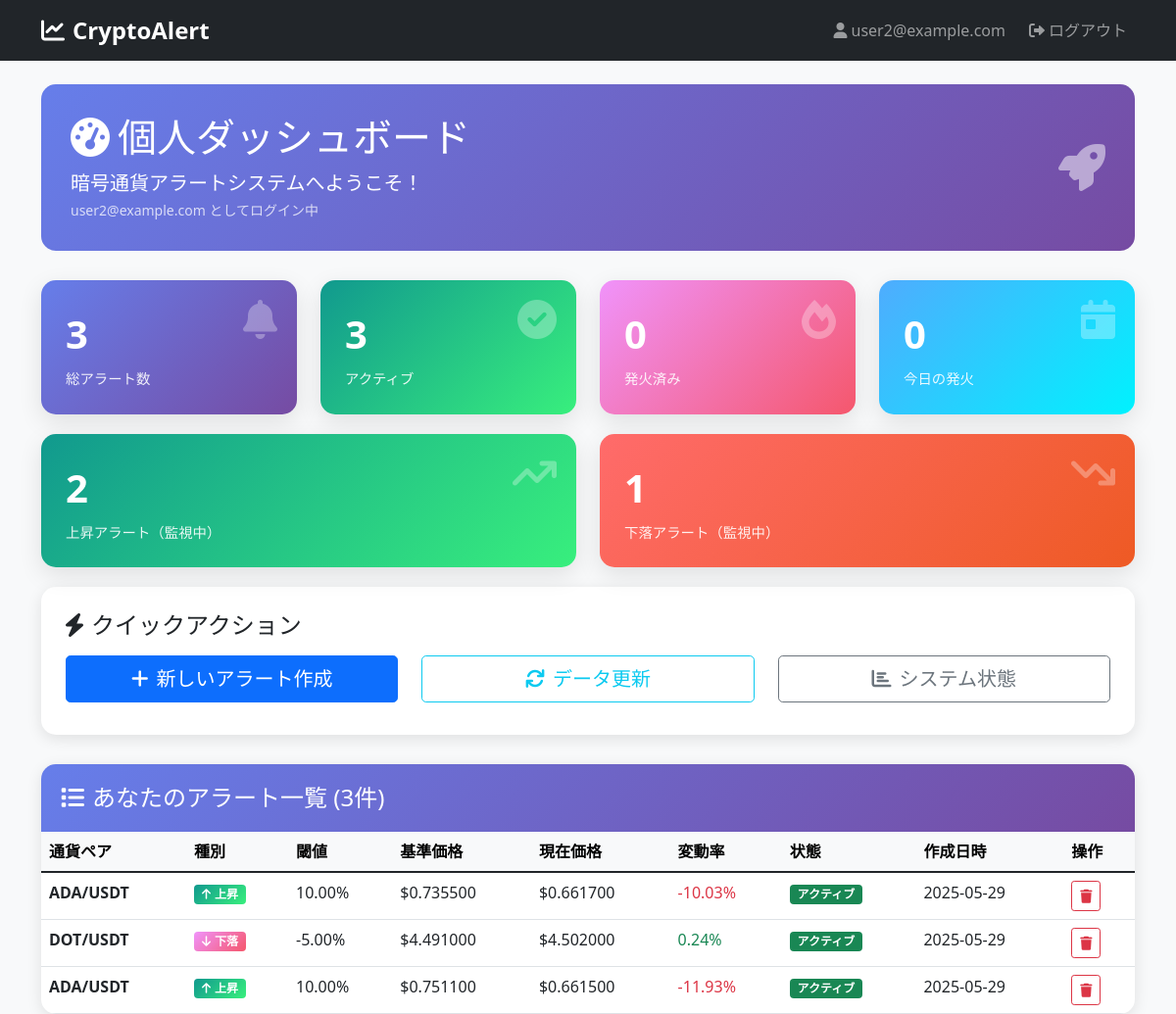
/dashboard (signed in), run on the app's committed database.
### tables this page shows
CREATE TABLE users (
                    id INTEGER PRIMARY KEY AUTOINCREMENT,
                    email VARCHAR(255) UNIQUE NOT NULL,
                    email_hash VARCHAR(64) NOT NULL,
                    created_at TIMESTAMP DEFAULT CURRENT_TIMESTAMP,
                    last_active TIMESTAMP DEFAULT CURRENT_TIMESTAMP,
                    is_active BOOLEAN DEFAULT 1,
                    daily_alert_count INTEGER DEFAULT 0,
                    plan VARCHAR(20) DEFAULT 'free',
                    unsubscribe_token VARCHAR(64) UNIQUE
                , password_hash VARCHAR(255), is_registered BOOLEAN DEFAULT 0, last_login TIMESTAMP);

CREATE TABLE alerts (
                    id INTEGER PRIMARY KEY AUTOINCREMENT,
                    user_id INTEGER NOT NULL,
                    symbol VARCHAR(20) NOT NULL,
                    base_symbol VARCHAR(10) NOT NULL,
                    threshold_percent DECIMAL(5,2) NOT NULL,
                    base_price DECIMAL(15,8) NOT NULL,
                    current_price DECIMAL(15,8),
                    status VARCHAR(20) DEFAULT 'active',
                    created_at TIMESTAMP DEFAULT CURRENT_TIMESTAMP,
                    triggered_at TIMESTAMP,
                    last_checked TIMESTAMP,
                    check_interval INTEGER DEFAULT 60,
                    alert_token VARCHAR(64) UNIQUE,
                    metadata TEXT, alert_type VARCHAR(10) DEFAULT 'rise',
                    FOREIGN KEY (user_id) REFERENCES users (id) ON DELETE CASCADE
                );

### app.py (the view)
@app.route('/dashboard')
@login_required
def dashboard():
    try:
        user_alerts = db.get_user_alerts(current_user.email)
        total_alerts = len(user_alerts)
        active_alerts = len([a for a in user_alerts if a['status'] == 'active'])
        triggered_alerts = len([a for a in user_alerts if a['status'] == 'triggered'])
        rise_alerts = len([a for a in user_alerts if a.get('alert_type', 'rise') == 'rise' and a['status'] == 'active'])
        fall_alerts = len([a for a in user_alerts if a.get('alert_type', 'rise') == 'fall' and a['status'] == 'active'])
        today = datetime.now().date()
        today_triggered = len([a for a in user_alerts if
                              a.get('triggered_at') and
                              datetime.fromisoformat(a['triggered_at']).date() == today])
        user_stats = {
            'total_alerts': total_alerts,
            'active_alerts': active_alerts,
            'triggered_alerts': triggered_alerts,
            'rise_alerts': rise_alerts,
            'fall_alerts': fall_alerts,
            'today_triggered': today_triggered
        }
        return render_template('dashboard.html',
                             user=current_user,
                             alerts=user_alerts,
                             stats=user_stats)
    except Exception as e:
        flash(f'ダッシュボード読み込みエラー: {str(e)}', 'error')
        return redirect(url_for('index'))

### app.py (called while the page is built)
@login_manager.user_loader
def load_user(user_id):
    return db.get_user_by_id(int(user_id))

### database_schema.py (called while the page is built)
    def get_user_by_id(self, user_id: int) -> Optional[User]:
        with sqlite3.connect(self.db_file) as conn:
            conn.row_factory = sqlite3.Row
            cursor = conn.execute("""
                SELECT * FROM users WHERE id = ? AND is_active = 1
            """, (user_id,))
            result = cursor.fetchone()
            return User(dict(result)) if result else None

    def get_user_alerts(self, email: str) -> List[Dict]:
        with sqlite3.connect(self.db_file) as conn:
            conn.row_factory = sqlite3.Row
            cursor = conn.execute("""
                SELECT a.*, u.email
                FROM alerts a
                JOIN users u ON a.user_id = u.id
                WHERE u.email = ?
                ORDER BY a.created_at DESC
            """, (email.lower().strip(),))
            alerts = []
            for row in cursor.fetchall():
                alert = dict(row)
                if not alert.get('alert_type'):
                    alert['alert_type'] = 'rise'
                alerts.append(alert)
            return alerts

### templates/dashboard.html (shortened to what this page needs)
<!DOCTYPE html>
<html lang="ja">
<head>
    <link href="https://cdn.jsdelivr.net/npm/bootstrap@5.1.3/dist/css/bootstrap.min.css" rel="stylesheet">
    <link href="https://cdnjs.cloudflare.com/ajax/libs/font-awesome/6.0.0/css/all.min.css" rel="stylesheet">
</head>
<body>
    <nav class="navbar navbar-expand-lg navbar-dark bg-dark">
        <div class="container">
            <a class="navbar-brand" href="/dashboard">
                <i class="fas fa-chart-line me-2"></i>CryptoAlert
            </a>
            <div class="navbar-nav ms-auto">
                <span class="navbar-text me-3">
                    <i class="fas fa-user me-1"></i>{{ user.email }}
                </span>
                <a class="nav-link" href="/auth/logout">
                    <i class="fas fa-sign-out-alt me-1"></i>ログアウト
                </a>
            </div>
        </div>
    </nav>
    <div class="container mt-4">
        <div class="welcome-section">
            <div class="row align-items-center">
                <div class="col-md-8">
                    <h1 class="mb-2">
                        <i class="fas fa-tachometer-alt me-2"></i>個人ダッシュボード
                    </h1>
                    <p class="mb-0 fs-5">暗号通貨アラートシステムへようこそ！</p>
                    <small class="opacity-75">{{ user.email }} としてログイン中</small>
                </div>
                <div class="col-md-4 text-end">
                    <i class="fas fa-rocket fa-3x opacity-50"></i>
                </div>
            </div>
        </div>
        <div class="row">
            <div class="col-md-3 col-sm-6">
                <div class="stat-card primary position-relative">
                    <i class="fas fa-bell stat-icon"></i>
                    <div class="stat-number">{{ stats.total_alerts }}</div>
                    <div class="stat-label">総アラート数</div>
                </div>
            </div>
            <div class="col-md-3 col-sm-6">
                <div class="stat-card success position-relative">
                    <i class="fas fa-check-circle stat-icon"></i>
                    <div class="stat-number">{{ stats.active_alerts }}</div>
                    <div class="stat-label">アクティブ</div>
                </div>
            </div>
            <div class="col-md-3 col-sm-6">
                <div class="stat-card warning position-relative">
                    <i class="fas fa-fire stat-icon"></i>
                    <div class="stat-number">{{ stats.triggered_alerts }}</div>
                    <div class="stat-label">発火済み</div>
                </div>
            </div>
            <div class="col-md-3 col-sm-6">
                <div class="stat-card info position-relative">
                    <i class="fas fa-calendar-day stat-icon"></i>
                    <div class="stat-number">{{ stats.today_triggered }}</div>
                    <div class="stat-label">今日の発火</div>
                </div>
            </div>
        </div>
        <div class="row">
            <div class="col-md-6">
                <div class="stat-card success position-relative">
                    <i class="fas fa-arrow-trend-up stat-icon"></i>
                    <div class="stat-number">{{ stats.rise_alerts }}</div>
                    <div class="stat-label">上昇アラート（監視中）</div>
                </div>
            </div>
            <div class="col-md-6">
                <div class="stat-card danger position-relative">
                    <i class="fas fa-arrow-trend-down stat-icon"></i>
                    <div class="stat-number">{{ stats.fall_alerts }}</div>
                    <div class="stat-label">下落アラート（監視中）</div>
                </div>
            </div>
        </div>
        <div class="quick-actions">
            <h4 class="mb-3">
                <i class="fas fa-bolt me-2"></i>クイックアクション
            </h4>
            <div class="row">
                <div class="col-md-4">
                    <a href="/create" class="btn btn-primary btn-lg w-100 mb-2">
                        <i class="fas fa-plus me-2"></i>新しいアラート作成
                    </a>
                </div>
                <div class="col-md-4">
                    <button class="btn btn-outline-info btn-lg w-100 mb-2" onclick="refreshDashboard()">
                        <i class="fas fa-refresh me-2"></i>データ更新
                    </button>
                </div>
                <div class="col-md-4">
                    <a href="/api/status" class="btn btn-outline-secondary btn-lg w-100 mb-2" target="_blank">
                        <i class="fas fa-chart-bar me-2"></i>システム状態
                    </a>
                </div>
            </div>
        </div>
        {% if alerts %}
        <div class="alert-table">
            <div class="table-header">
                <h4 class="mb-0">
                    <i class="fas fa-list me-2"></i>あなたのアラート一覧 ({{ alerts|length }}件)
                </h4>
            </div>
            <div class="table-responsive">
                <table class="table table-hover mb-0">
                    <thead class="table-light">
                        <tr>
                            <th>通貨ペア</th>
                            <th>種別</th>
                            <th>閾値</th>
                            <th>基準価格</th>
                            <th>現在価格</th>
                            <th>変動率</th>
                            <th>状態</th>
                            <th>作成日時</th>
                            <th>操作</th>
                        </tr>
                    </thead>
                    <tbody>
                        {% for alert in alerts %}
                        <tr>
                            <td>
                                <strong>{{ alert.base_symbol }}/USDT</strong>
                            </td>
                            <td>
                                {% if alert.alert_type == 'rise' %}
                                    <span class="badge badge-rise">
                                        <i class="fas fa-arrow-up me-1"></i>上昇
                                    </span>
                                {% else %}
                                    <span class="badge badge-fall">
                                        <i class="fas fa-arrow-down me-1"></i>下落
                                    </span>
                                {% endif %}
                            </td>
                            <td>{{ "%.2f"|format(alert.threshold_percent) }}%</td>
                            <td>${{ "%.6f"|format(alert.base_price) }}</td>
                            <td>
                                {% if alert.current_price %}
                                    ${{ "%.6f"|format(alert.current_price) }}
                                {% else %}
                                    <span class="text-muted">未取得</span>
                                {% endif %}
                            </td>
                            <td>
                                {% if alert.current_price and alert.base_price %}
                                    {% set change = ((alert.current_price - alert.base_price) / alert.base_price * 100) %}
                                    <span class="{% if change > 0 %}text-success{% elif change < 0 %}text-danger{% else %}text-muted{% endif %}">
                                        {{ "%.2f"|format(change) }}%
                                    </span>
                                {% else %}
                                    <span class="text-muted">-</span>
                                {% endif %}
                            </td>
                            <td>
                                {% if alert.status == 'active' %}
                                    <span class="badge bg-success">アクティブ</span>
                                {% elif alert.status == 'triggered' %}
                                    <span class="badge bg-warning">発火済み</span>
                                {% else %}
                                    <span class="badge bg-secondary">停止</span>
                                {% endif %}
                            </td>
                            <td>
                                {{ alert.created_at[:10] if alert.created_at else 'N/A' }}
                            </td>
                            <td>
                                {% if alert.status == 'active' %}
                                    <button class="btn btn-sm btn-outline-danger"
                                            onclick="deleteAlert('{{ alert.alert_token }}')">
                                        <i class="fas fa-trash"></i>
                                    </button>
                                {% endif %}
                            </td>
                        </tr>
                        {% endfor %}
                    </tbody>
                </table>
            </div>
        </div>
        {% endif %}
    </div>
</body>
</html>

### templates/dashboard.html (style rules this page uses)
body { background-color: #f8f9fa; }
.stat-card { background: linear-gradient(135deg, #667eea 0%, #764ba2 100%); border-radius: 15px; color: white; padding: 25px; margin-bottom: 20px; box-shadow: 0 8px 25px rgba(0,0,0,0.1); transition: transform 0.3s ease; }
.stat-card.success { background: linear-gradient(135deg, #11998e 0%, #38ef7d 100%); }
.stat-card.warning { background: linear-gradient(135deg, #f093fb 0%, #f5576c 100%); }
.stat-card.info { background: linear-gradient(135deg, #4facfe 0%, #00f2fe 100%); }
.stat-card.primary { background: linear-gradient(135deg, #667eea 0%, #764ba2 100%); }
.stat-card.danger { background: linear-gradient(135deg, #ff6b6b 0%, #ee5a24 100%); }
.stat-number { font-size: 2.5rem; font-weight: bold; margin-bottom: 5px; }
.stat-label { font-size: 0.9rem; opacity: 0.9; }
.stat-icon { font-size: 2.5rem; opacity: 0.3; position: absolute; right: 20px; top: 20px; }
.alert-table { background: white; border-radius: 15px; box-shadow: 0 4px 15px rgba(0,0,0,0.1); overflow: hidden; }
.table-header { background: linear-gradient(135deg, #667eea 0%, #764ba2 100%); color: white; padding: 20px; }
.badge-rise { background: linear-gradient(135deg, #11998e 0%, #38ef7d 100%); color: white; }
.badge-fall { background: linear-gradient(135deg, #f093fb 0%, #f5576c 100%); color: white; }
.navbar-brand { font-weight: bold; font-size: 1.5rem; }
.welcome-section { background: linear-gradient(135deg, #667eea 0%, #764ba2 100%); color: white; padding: 30px; border-radius: 15px; margin-bottom: 30px; }
.quick-actions { background: white; border-radius: 15px; padding: 25px; box-shadow: 0 4px 15px rgba(0,0,0,0.1); margin-bottom: 30px; }

### data on the page
users: email "user2@example.com"
alerts: base_symbol "ADA", alert_type "rise" (drawn), threshold_percent "10.00", base_price "0.735500", current_price "0.661700", change "-10.03", status "アクティブ", created_at "2025-05-29"
alerts: base_symbol "DOT", alert_type "fall" (drawn), threshold_percent "-5.00", base_price "4.491000", current_price "4.502000", change "0.24", status "アクティブ", created_at "2025-05-29"
alerts: base_symbol "ADA", alert_type "rise" (drawn), threshold_percent "10.00", base_price "0.751100", current_price "0.661500", change "-11.93", status "アクティブ", created_at "2025-05-29"

### other printed values
{{ stats.total_alerts }} "3"
{{ stats.active_alerts }} "3"
{{ stats.triggered_alerts }} "0"
{{ stats.today_triggered }} "0"
{{ stats.rise_alerts }} "2"
{{ stats.fall_alerts }} "1"
{{ alerts|length }} "3"
